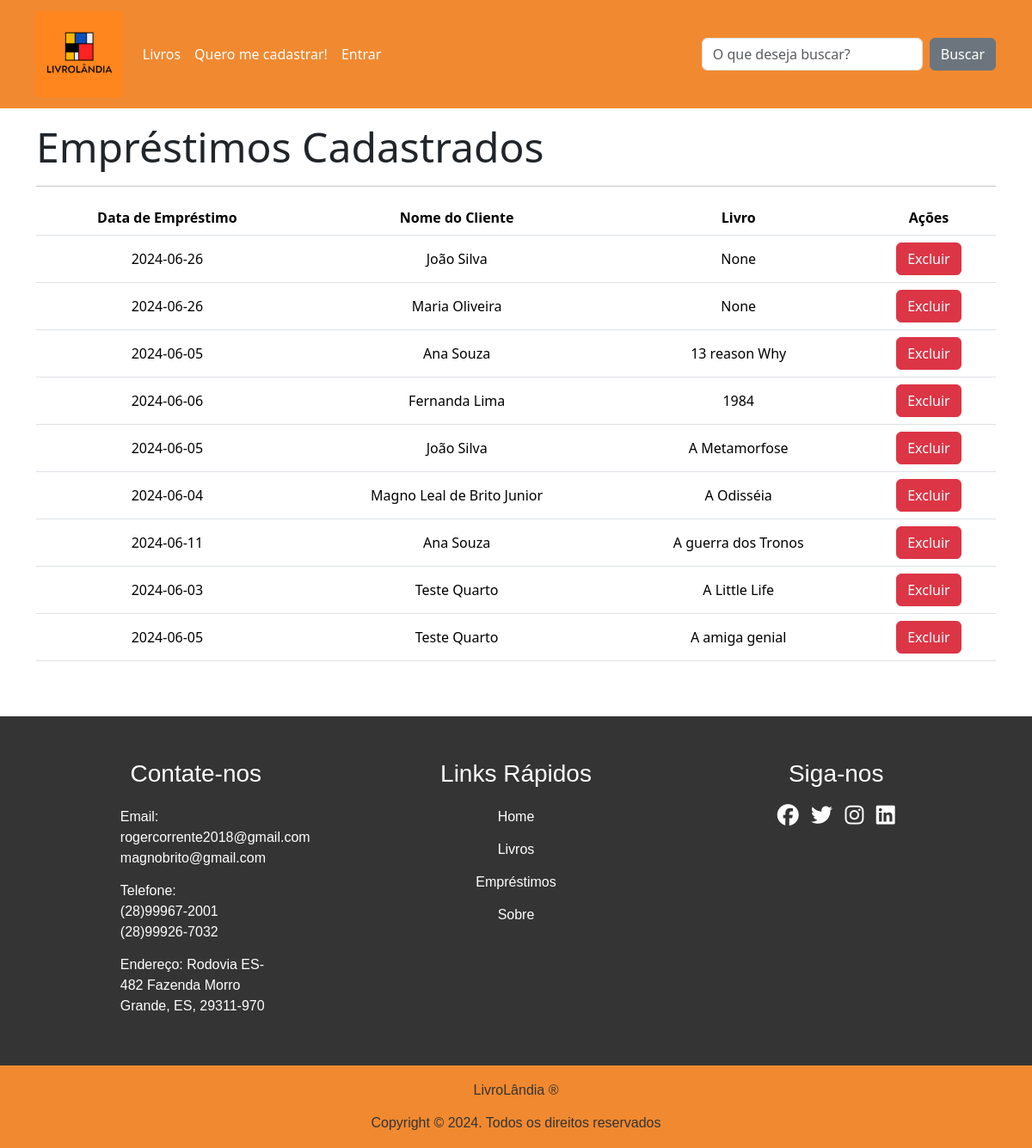
The app's page /emprestimos, older data.
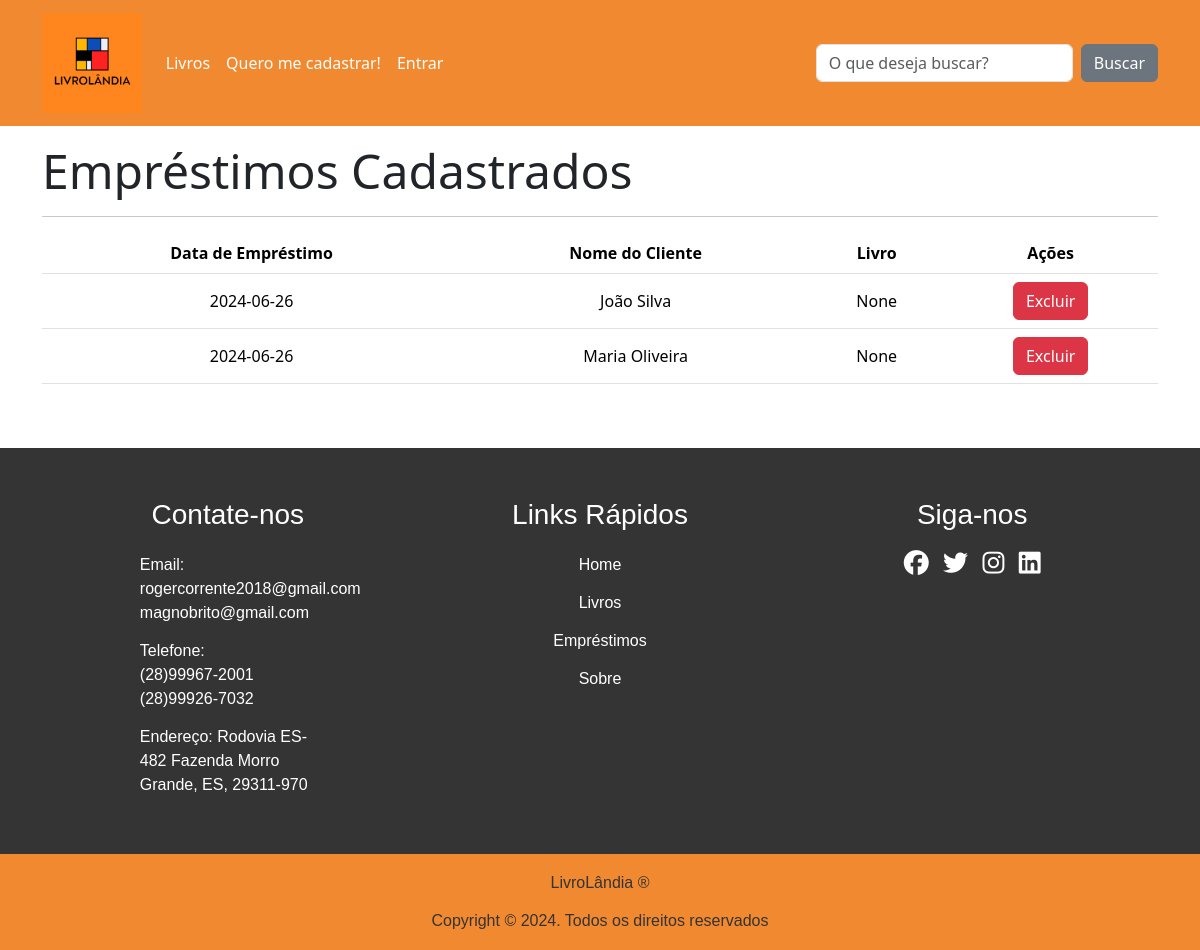
The same page, newer data.
### tables this page shows
CREATE TABLE emprestimo (
    id INTEGER PRIMARY KEY AUTOINCREMENT,
    cliente_id INTEGER NOT NULL,
    data_emprestimo DATE NOT NULL,
    FOREIGN KEY (cliente_id) REFERENCES cliente (id)
);

CREATE TABLE cliente (
        id INTEGER PRIMARY KEY AUTOINCREMENT,
        nome TEXT NOT NULL,
        cpf TEXT NOT NULL UNIQUE,
        data_nascimento DATE NOT NULL,
        endereco TEXT NOT NULL,
        telefone TEXT NOT NULL UNIQUE,
        email TEXT NOT NULL UNIQUE,
        senha TEXT NOT NULL,
        admin INTEGER NOT NULL DEFAULT 0,
        token TEXT);

CREATE TABLE livro (
        id INTEGER PRIMARY KEY AUTOINCREMENT,
        nome TEXT NOT NULL,
        autor TEXT NOT NULL,
        descricao TEXT NOT NULL,
        isbn TEXT NOT NULL,
        emprestado BOOLEAN NOT NULL

        );

### routes/main_routes.py (the view)
@router.get("/emprestimos")
async def get_emprestimos(request: Request):
    lista_emprestimos = EmprestimoRepo.obter_todos()
    lista_livros = LivroRepo.obter_todos()
    lista_clientes = ClienteRepo.obter_todos()
    lista_emprestimos_livro = EmprestimoLivroRepo.obter_todos()
    lista_final = []
    for emprestimo in lista_emprestimos:
        cliente = ClienteRepo.obter_um(emprestimo.cliente_id)
        nome = cliente.nome
        print("----------> CLIENTE NOME", nome)
        livro_selecionado = None
        for elivro in lista_emprestimos_livro:
            if emprestimo.id == elivro.id:
                for livro in lista_livros:
                    if livro.id == elivro.emprestimo_id:
                        livro_selecionado = livro.nome
        lista_final.append([emprestimo.data_emprestimo,nome,livro_selecionado, emprestimo.id])
    print(lista_final)
    return templates.TemplateResponse(
        "emprestimos.html",
        {"request": request,
        "lista_final":lista_final
        },
    )

### templates/emprestimos.html (shortened to what this page needs)
{% extends "base.html" %}
{% block conteudo %}
<h1 class="display-5"><b>Empréstimos Cadastrados</b></h1>
<hr>
<table class="table">
    <thead>
        <tr>
            <th>Data de Empréstimo</th>
            <th>Nome do Cliente</th>
            <th>Livro</th>
            <th>Ações</th>
        </tr>
    </thead>
    <tbody>
        {% for emprestimo in lista_final %}
        <tr>
            <td>{{ emprestimo[0] }}</td>
            <td>{{ emprestimo[1] }}</td>
            <td>{{ emprestimo[2] }}</td>
            <td>
                <form action="/excluir_emprestimo/{{emprestimo[3]}}" method="get">
                    <button type="submit" class="btn btn-danger">Excluir</button>
                </form>
            </td>
        </tr>
        {% endfor %}
    </tbody>
</table>
{% endblock %}

Row changes from the older to the newer data that the page shows:
removed emprestimo: data_emprestimo "2024-06-05"
no longer on this page (row unchanged): cliente: nome "Ana Souza" "Ana Souza"
no longer on this page (row edited): livro: nome "13 reason Why"
removed emprestimo: data_emprestimo "2024-06-06"
no longer on this page (row unchanged): cliente: nome "Fernanda Lima"
no longer on this page (row edited): livro: nome "1984"
removed emprestimo: data_emprestimo "2024-06-05"
no longer on this page (row edited): livro: nome "A Metamorfose"
removed emprestimo: data_emprestimo "2024-06-04"
removed cliente: nome "Magno Leal de Brito Junior"
no longer on this page (row edited): livro: nome "A Odisséia"
removed emprestimo: data_emprestimo "2024-06-11"
no longer on this page (row edited): livro: nome "A guerra dos Tronos"
removed emprestimo: data_emprestimo "2024-06-03"
removed cliente: nome "Teste Quarto" "Teste Quarto"
no longer on this page (row edited): livro: nome "A Little Life"
removed emprestimo: data_emprestimo "2024-06-05"
no longer on this page (row edited): livro: nome "A amiga genial"
Text that changed along with them:
list line gone: "Excluir"
list line gone: "João Silva"
